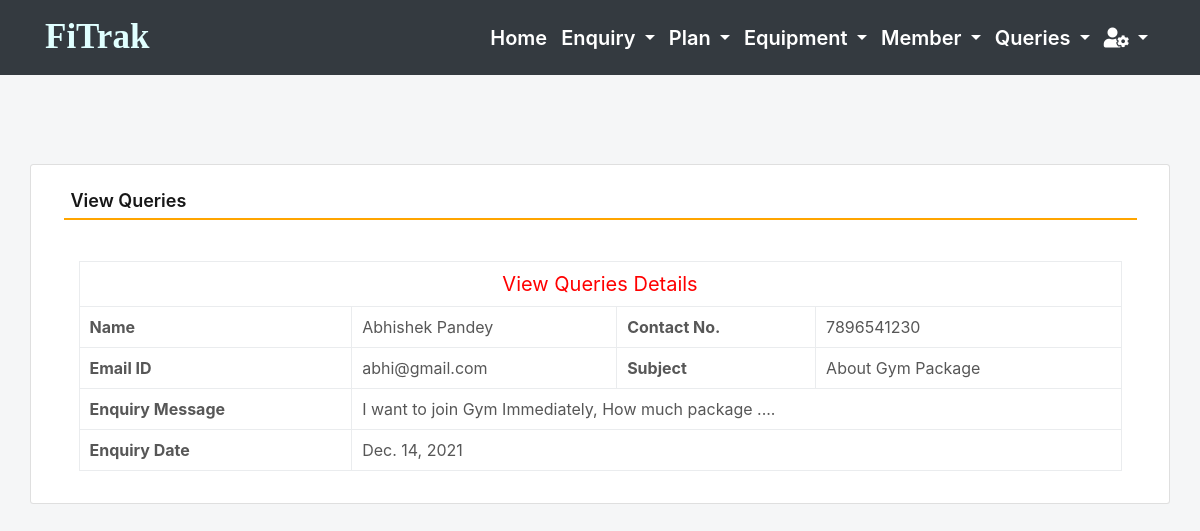
The page /view_queries/1 (signed in) on the database its author committed.
### gym/models.py (models this page shows, shortened)
class Contact(models.Model):
    name = models.CharField(max_length=100, null=True)
    emailid = models.CharField(max_length=50, null=True)
    contact = models.CharField(max_length=15, null=True)
    subject = models.CharField(max_length=100, null=True)
    message = models.CharField(max_length=300, null=True)
    msgdate = models.DateField(null=True)
    isread = models.CharField(max_length=10,null=True)

### gym/views.py (the view)
# urls.py: path('view_queries/<int:pid>', view_queries, name='view_queries'),
def view_queries(request,pid):
    if not request.user.is_authenticated:
        return redirect('admin_login')
    contact = Contact.objects.get(id=pid)
    contact.isread = "yes"
    contact.save()
    return render(request,'view_queries.html', locals())

### gym/templates/view_queries.html (shortened to what this page needs)
{% include 'admin_nav.html' %}
{% load static %}
{% block main %}
<html lang="en" class="no-focus">
 <link rel="stylesheet" id="css-main" href="{% static 'css1/codebase.min.css' %}">
 <br><br><br><br>
	<div class="container card shadow mt-5">
		<div class="card-body">
			<h5 class="p-2" style="border-bottom: 2px solid orange">View Queries</h5>
             <br>
			<div class="container-fluid">
            <table class="table table-bordered">
                                <tr align="center">
                                    <td colspan="4" style="font-size : 20px; color : red"> View Queries Details</td>
                                </tr>
                                <tr>
                                    <th>Name</th>
                                    <td>{{contact.name}}</td>
                                    <th>Contact No.</th>
                                    <td>{{contact.contact}}</td>
                                </tr>
                                <tr>
                                    <th>Email ID</th>
                                    <td>{{contact.emailid}}</td>
                                    <th>Subject</th>
                                    <td>{{contact.subject}}</td>
                                </tr>
                                <tr>
                                    <th>Enquiry Message</th>
                                    <td colspan="3">{{contact.message}}</td>
                                </tr>
                                <tr>
                                    <th>Enquiry Date</th>
                                    <td colspan="3">{{contact.msgdate}}</td>
                                </tr>
                            </table>
 			</div>
        </div>
    </div>
        <link rel="stylesheet" href="https://use.fontawesome.com/releases/v5.6.3/css/all.css">
 </html>
{% endblock %}

### rows shown on the page
Contact: name "Abhishek Pandey", contact "7896541230", emailid "abhi@gmail.com", subject "About Gym Package", message "I want to join Gym Immediately, How much package ....", msgdate "Dec. 14, 2021"
